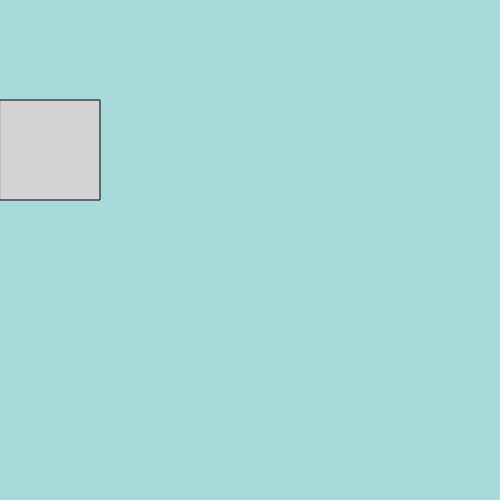
Frame 1 (no input)
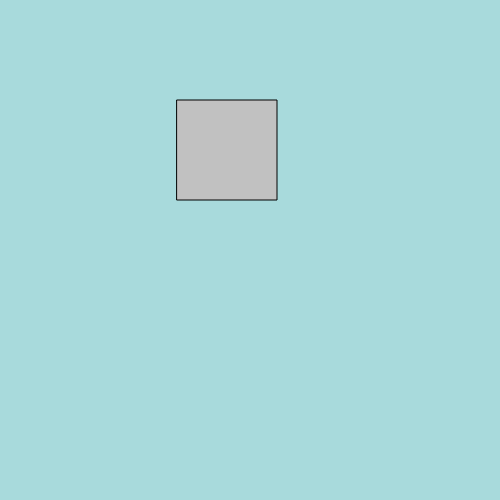
Frame 60 (no input)
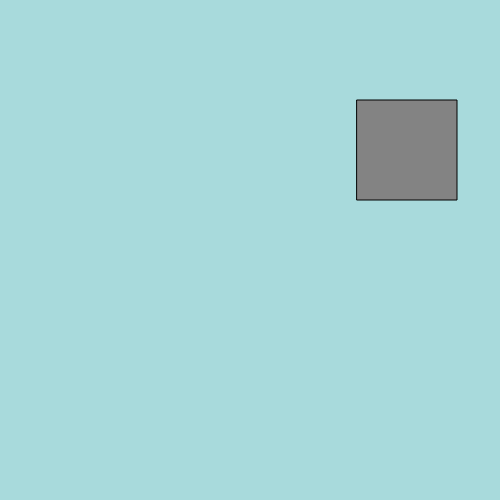
Frame 120 (the mouse pressed at the canvas centre since frame 60)

The p5.js sketch that drew these frames (run headless with seeded random() and noise() and a simulated clock; from frame 60 on, the mouse is pressed at the canvas centre):

// p5.js sketch
// ── sketch.js
let x=0 ;
function setup() {
  createCanvas(500, 500);
}

function draw() {
  background("#a8dadc");
fill(random(100,255));
  rect(x,100,100,100);
  x= x + 3 ;
  if (x > width) {
    x = 0 ;
  }

}
